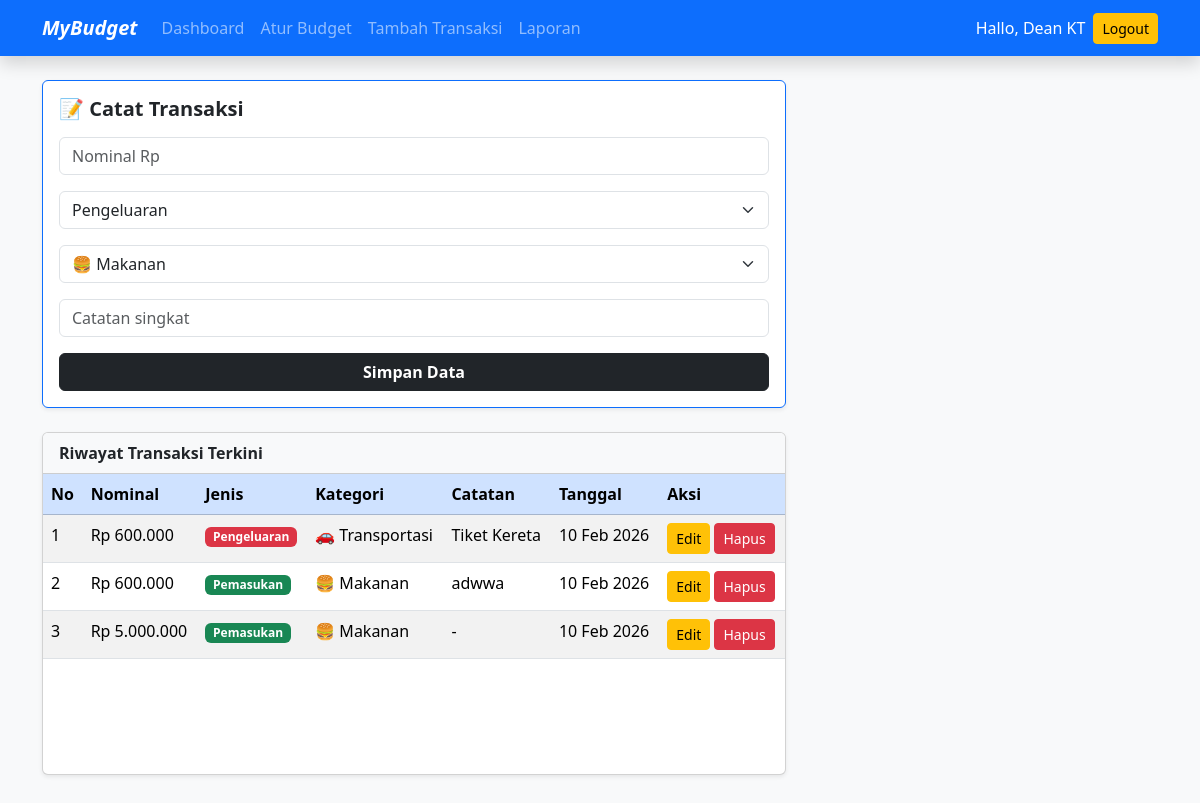
The page /RPL2/tambahtransaksi.php (signed in) on the database its author committed.
### tables this page shows
CREATE TABLE `transaksi` (
  `id_transaksi` int(11) NOT NULL,
  `user_id` int(11) NOT NULL,
  `jumlah` int(11) NOT NULL,
  `jenis` enum('Pemasukan','Pengeluaran') NOT NULL,
  `kategori` varchar(50) NOT NULL,
  `catatan` varchar(255) NOT NULL,
  `tanggal` date NOT NULL
);

### RPL2/tambahtransaksi.php (the view, shortened to what this page needs)
<!DOCTYPE html>
<html lang="id">
<head>
    <link href="https://cdn.jsdelivr.net/npm/bootstrap@5.3.8/dist/css/bootstrap.min.css" rel="stylesheet">
</head>
<body class="bg-light">
<nav class="navbar navbar-dark bg-primary shadow navbar-expand-lg">
    <div class="container">
        <a class="navbar-brand fw-bold fst-italic" href="index.php">
            MyBudget
        </a>
        <div class="collapse navbar-collapse" id="menuNavbar">
            <ul class="navbar-nav me-auto">
                <li class="nav-item">
                    <a class="nav-link" href="index.php">Dashboard</a>
                </li>
                <li class="nav-item">
                    <a class="nav-link" href="aturbudget.php">Atur Budget</a>
                </li>
                <li class="nav-item">
                    <a class="nav-link" href="tambahtransaksi.php">Tambah Transaksi</a>
                </li>
                <li class="nav-item">
                    <a class="nav-link" href="laporan.php">Laporan</a>
                </li>
            </ul>
            <div class="d-flex align-items-center gap-2">
                <span class="text-white">
                    Hallo, <?= $_SESSION['user']['nama'] ?>
                </span>
                <form method="post" class="mb-0">
                    <button name="logout" class="btn btn-sm btn-warning">
                        Logout
                    </button>
                </form>
            </div>
        </div>
    </div>
</nav>
<div class="container py-4">
        <div class="col-lg-8">
                <div class="card shadow-sm border-top border-primary">
                <div class="card-body">
                    <h5 class="fw-bold mb-3">📝 Catat Transaksi</h5>
                    <form method="post">
                    <input name="jumlah" type="number" id="trx-amount"
                        class="form-control mb-3"
                        placeholder="Nominal Rp">
                    <select name="jenis" id="trx-type" class="form-select mb-3">
                        <option>Pengeluaran</option>
                    </select>
                    <select name="kategori" id="trx-category" class="form-select mb-3">
                        <option>🍔 Makanan</option>
                    </select>
                    <input name="catatan" type="text" id="trx-note"
                        class="form-control mb-3"
                        placeholder="Catatan singkat">
                    <button name="simpan_transaksi" id="btn-save-trx"
                        class="btn btn-dark w-100 fw-bold">
                        Simpan Data
                    </button>
                </form>
                </div>
            </div>
            <br>
            <div class="card shadow-sm mb-3">
                <div class="card-header bg-light fw-bold">
                    Riwayat Transaksi Terkini
                </div>
                <div id="history-list" class="list-group list-group-flush" style="min-height:300px">
                <table class="table table-striped table-hover">
                    <thead class="table-primary">
                        <tr>
                            <th>No</th>
                            <th>Nominal</th>
                            <th>Jenis</th>
                            <th>Kategori</th>
                            <th>Catatan</th>
                            <th>Tanggal</th>
                            <th>Aksi</th>
                        </tr>
                    </thead>
                    <tbody>
                    <?php
                        include('db_connect.php');
                        $user_id = $_SESSION['user']['id'];
                        $query = mysqli_query($koneksi, "
                            SELECT * FROM transaksi
                            WHERE user_id='$user_id'
                            ORDER BY tanggal DESC
                        ");
                        if(mysqli_num_rows($query) > 0):
                        $no = 1;
                        while ($transaksi = mysqli_fetch_assoc($query)):
                    ?>
                        <tr>
                            <td><?= $no++ ?></td>
                            <td>
                                Rp <?= number_format($transaksi['jumlah'], 0, ',', '.') ?>
                            </td>
                            <td>
                                <?php if($transaksi['jenis'] == "Pemasukan"): ?>
                                    <span class="badge bg-success">Pemasukan</span>
                                <?php else: ?>
                                    <span class="badge bg-danger">Pengeluaran</span>
                                <?php endif; ?>
                            </td>
                            <td><?= $transaksi['kategori'] ?></td>
                            <td><?= $transaksi['catatan'] ?: '-' ?></td>
                            <td>
                                <?= date('d M Y', strtotime($transaksi['tanggal'])) ?>
                            </td>
                            <td>
                                <a href="edittransaksi.php?id=<?= $transaksi['id_transaksi'] ?>"
                                class="btn btn-sm btn-warning">
                                Edit
                                </a>
                                <a href="hapustransaksi.php?id=<?= $transaksi['id_transaksi'] ?>"
                                class="btn btn-sm btn-danger"
                                onclick="return confirm('Yakin hapus transaksi?')">
                                Hapus
                                </a>
                            </td>
                        </tr>
                    <?php
                        endwhile;
                    endif; ?>
                    </tbody>
                </table>
                </div>
            </div>
        </div>
</div>
</body>
</html>

### rows shown on the page
transaksi: jumlah "600.000", jenis "Pengeluaran", kategori "🚗 Transportasi", catatan "Tiket Kereta", tanggal "10 Feb 2026"
transaksi: jumlah "600.000", jenis "Pemasukan", kategori "🍔 Makanan", catatan "adwwa", tanggal "10 Feb 2026"
transaksi: jumlah "5.000.000", jenis "Pemasukan", kategori "🍔 Makanan", catatan "-", tanggal "10 Feb 2026"

### other values the page prints
$_SESSION['user']['nama'] "Dean KT"
